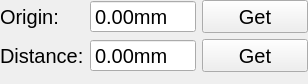
<?xml version="1.0" encoding="UTF-8"?>
<ui version="4.0">
 <class>EncoderPropertiesWidget</class>
 <widget class="QWidget" name="EncoderPropertiesWidget">
  <property name="geometry">
   <rect>
    <x>0</x>
    <y>0</y>
    <width>308</width>
    <height>84</height>
   </rect>
  </property>
  <property name="font">
   <font>
    <pointsize>15</pointsize>
   </font>
  </property>
  <property name="windowTitle">
   <string>Form</string>
  </property>
  <layout class="QFormLayout" name="formLayout">
   <property name="leftMargin">
    <number>0</number>
   </property>
   <property name="topMargin">
    <number>0</number>
   </property>
   <property name="rightMargin">
    <number>0</number>
   </property>
   <property name="bottomMargin">
    <number>0</number>
   </property>
   <item row="0" column="0">
    <widget class="QLabel" name="originLabel">
     <property name="minimumSize">
      <size>
       <width>0</width>
       <height>30</height>
      </size>
     </property>
     <property name="text">
      <string>Origin:</string>
     </property>
    </widget>
   </item>
   <item row="0" column="1">
    <layout class="QHBoxLayout" name="distanceHorizontalLayout">
     <item>
      <widget class="QDoubleSpinBox" name="originDoubleSpinBox">
       <property name="sizePolicy">
        <sizepolicy hsizetype="Preferred" vsizetype="Preferred">
         <horstretch>0</horstretch>
         <verstretch>0</verstretch>
        </sizepolicy>
       </property>
       <property name="buttonSymbols">
        <enum>QAbstractSpinBox::NoButtons</enum>
       </property>
       <property name="suffix">
        <string>mm</string>
       </property>
      </widget>
     </item>
     <item>
      <widget class="QPushButton" name="getOriginBtn">
       <property name="sizePolicy">
        <sizepolicy hsizetype="Preferred" vsizetype="Preferred">
         <horstretch>0</horstretch>
         <verstretch>0</verstretch>
        </sizepolicy>
       </property>
       <property name="text">
        <string>Get</string>
       </property>
      </widget>
     </item>
    </layout>
   </item>
   <item row="1" column="0">
    <widget class="QLabel" name="distanceLabel">
     <property name="minimumSize">
      <size>
       <width>0</width>
       <height>30</height>
      </size>
     </property>
     <property name="text">
      <string>Distance:</string>
     </property>
    </widget>
   </item>
   <item row="1" column="1">
    <layout class="QHBoxLayout" name="originHorizontalLayout">
     <item>
      <widget class="QDoubleSpinBox" name="distanceDoubleSpinBox">
       <property name="sizePolicy">
        <sizepolicy hsizetype="Preferred" vsizetype="Preferred">
         <horstretch>0</horstretch>
         <verstretch>0</verstretch>
        </sizepolicy>
       </property>
       <property name="buttonSymbols">
        <enum>QAbstractSpinBox::NoButtons</enum>
       </property>
       <property name="suffix">
        <string>mm</string>
       </property>
      </widget>
     </item>
     <item>
      <widget class="QPushButton" name="getDistanceBtn">
       <property name="sizePolicy">
        <sizepolicy hsizetype="Preferred" vsizetype="Preferred">
         <horstretch>0</horstretch>
         <verstretch>0</verstretch>
        </sizepolicy>
       </property>
       <property name="text">
        <string>Get</string>
       </property>
      </widget>
     </item>
    </layout>
   </item>
  </layout>
 </widget>
 <resources/>
 <connections/>
</ui>
